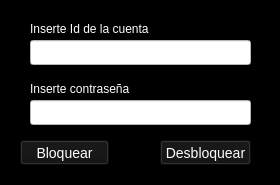
<?xml version="1.0" encoding="UTF-8"?>
<ui version="4.0">
 <class>Form</class>
 <widget class="QWidget" name="Form">
  <property name="geometry">
   <rect>
    <x>0</x>
    <y>0</y>
    <width>280</width>
    <height>185</height>
   </rect>
  </property>
  <property name="minimumSize">
   <size>
    <width>280</width>
    <height>185</height>
   </size>
  </property>
  <property name="maximumSize">
   <size>
    <width>285</width>
    <height>185</height>
   </size>
  </property>
  <property name="windowTitle">
   <string>Form</string>
  </property>
  <property name="windowIcon">
   <iconset>
    <normaloff>../../../../../Descargas/45587814-monedas-moneda-icono-de-moneda-vector-de-imagen-también-se-puede-utilizar-para-la-venta-el-viernes-neg.jpg</normaloff>../../../../../Descargas/45587814-monedas-moneda-icono-de-moneda-vector-de-imagen-también-se-puede-utilizar-para-la-venta-el-viernes-neg.jpg</iconset>
  </property>
  <property name="styleSheet">
   <string notr="true">QWidget{
background-color: black;
color: #fff;
}

QLineEdit{
background-color: white;
color: #111;
}

QLabel{
color: #fff;
}
QPushButton{
background-color: #111;
color: #fff;
font-size: 14px;
}</string>
  </property>
  <widget class="QLineEdit" name="id">
   <property name="geometry">
    <rect>
     <x>30</x>
     <y>40</y>
     <width>221</width>
     <height>25</height>
    </rect>
   </property>
  </widget>
  <widget class="QLabel" name="label">
   <property name="geometry">
    <rect>
     <x>30</x>
     <y>20</y>
     <width>221</width>
     <height>17</height>
    </rect>
   </property>
   <property name="text">
    <string>Inserte Id de la cuenta</string>
   </property>
  </widget>
  <widget class="QPushButton" name="block">
   <property name="geometry">
    <rect>
     <x>20</x>
     <y>140</y>
     <width>89</width>
     <height>25</height>
    </rect>
   </property>
   <property name="text">
    <string>Bloquear</string>
   </property>
  </widget>
  <widget class="QPushButton" name="unblock">
   <property name="geometry">
    <rect>
     <x>160</x>
     <y>140</y>
     <width>91</width>
     <height>25</height>
    </rect>
   </property>
   <property name="text">
    <string>Desbloquear</string>
   </property>
  </widget>
  <widget class="QLineEdit" name="Contra">
   <property name="geometry">
    <rect>
     <x>30</x>
     <y>100</y>
     <width>221</width>
     <height>25</height>
    </rect>
   </property>
  </widget>
  <widget class="QLabel" name="label_2">
   <property name="geometry">
    <rect>
     <x>30</x>
     <y>80</y>
     <width>221</width>
     <height>17</height>
    </rect>
   </property>
   <property name="text">
    <string>Inserte contraseña</string>
   </property>
  </widget>
 </widget>
 <resources/>
 <connections/>
</ui>
